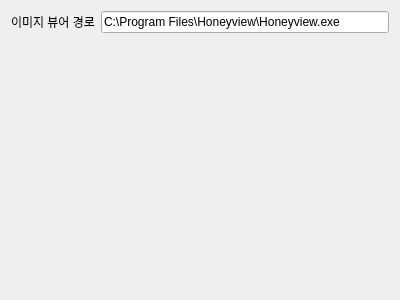
<?xml version="1.0" encoding="UTF-8"?>
<ui version="4.0">
 <class>Dialog</class>
 <widget class="QDialog" name="Dialog">
  <property name="geometry">
   <rect>
    <x>0</x>
    <y>0</y>
    <width>400</width>
    <height>300</height>
   </rect>
  </property>
  <property name="windowTitle">
   <string>Dialog</string>
  </property>
  <layout class="QVBoxLayout" name="verticalLayout_2">
   <item>
    <layout class="QFormLayout" name="formLayout">
     <item row="0" column="0">
      <widget class="QLabel" name="label">
       <property name="text">
        <string>이미지 뷰어 경로</string>
       </property>
      </widget>
     </item>
     <item row="0" column="1">
      <widget class="PathSetLineEdit" name="lineEdit">
       <property name="text">
        <string>C:\Program Files\Honeyview\Honeyview.exe</string>
       </property>
       <property name="readOnly">
        <bool>true</bool>
       </property>
      </widget>
     </item>
     <item row="1" column="1">
      <layout class="QGridLayout" name="gridLayout"/>
     </item>
    </layout>
   </item>
  </layout>
 </widget>
 <customwidgets>
  <customwidget>
   <class>PathSetLineEdit</class>
   <extends>QLineEdit</extends>
   <header>PathSetLineEdit.h</header>
  </customwidget>
 </customwidgets>
 <resources/>
 <connections/>
</ui>
